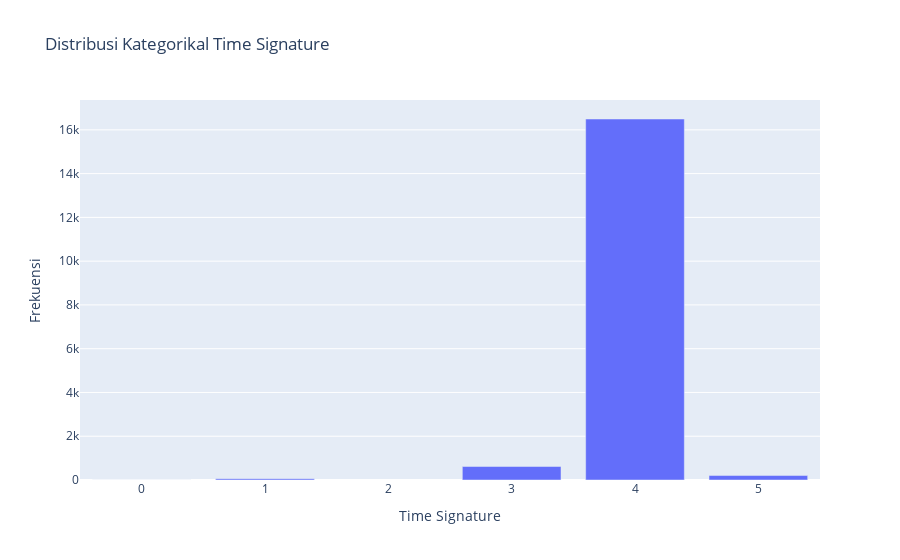

The cell this chart's notebook holds for it:
### Code cell
time_counts = df3['time_signature'].value_counts()

# Menggunakan dictionary untuk membuat bar chart
bar_data = {
    'x': time_counts.index,  # Nama kategori (time signatures)
    'y': time_counts.values,  # Jumlah kemunculan
    'type': 'bar'  # Jenis plot bar
}

# Membuat layout untuk bar chart
layout = {
    'title': 'Distribusi Kategorikal Time Signature',
    'xaxis': {'title': 'Time Signature'},
    'yaxis': {'title': 'Frekuensi'}
}

# Menggabungkan data dan layout ke dalam dictionary untuk plot
fig_dict = {'data': [bar_data], 'layout': layout}

plto.iplot(fig_dict)

### Figure 1 — Plotly figure (JSON) as saved in the notebook; plotly's stock layout.template omitted (floating-point values rounded to 4 significant figures)
{"data": [{"type": "bar", "x": [4, 3, 5, 1, 0], "y": [16496, 616, 204, 60, 2]}], "layout": {"title": {"text": "Distribusi Kategorikal Time Signature"}, "xaxis": {"title": {"text": "Time Signature"}}, "yaxis": {"title": {"text": "Frekuensi"}}}}
